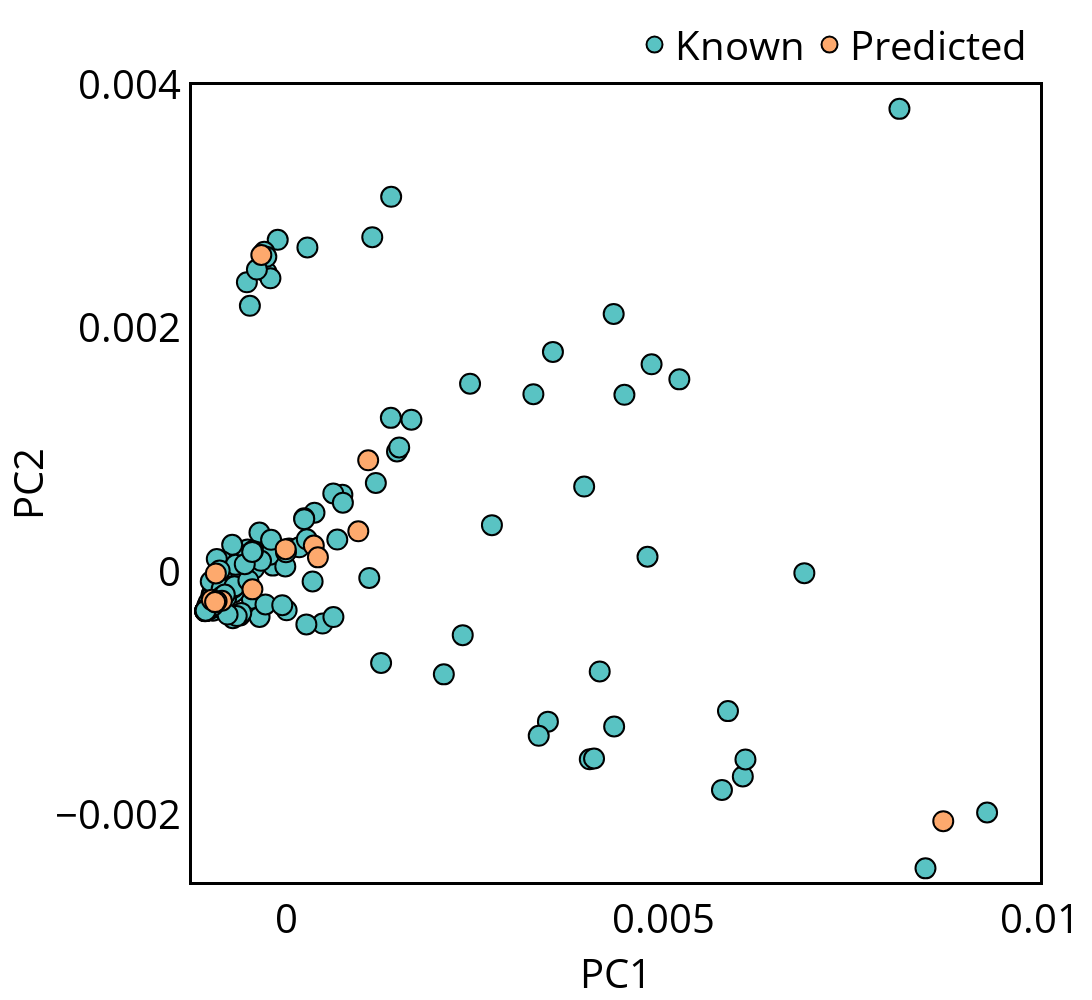

Source (notebook cell):
### Code cell
import plotly.graph_objects as go
fig = go.Figure()
fig.add_trace(go.Scatter(x=X_PCA_df[X_PCA_df['label']=='known'][0], y=X_PCA_df[X_PCA_df['label']=='known'][1], 
                        mode='markers', name='Known', 
                        marker=dict(color='#59C3C3', size=20, line=dict(width=2, color='#000000')), 
                        text = X_PCA_df[X_PCA_df['label']=='known']['protein']))
fig.add_trace(go.Scatter(x=X_PCA_df[X_PCA_df['label']=='candidate'][0], y=X_PCA_df[X_PCA_df['label']=='candidate'][1], 
                        mode='markers', name='Predicted', 
                        marker=dict(color='#FDA96D', size=20, line=dict(width=2, color='#000000')), 
                        text = X_PCA_df[X_PCA_df['label']=='candidate']['protein']))
fig.update_layout(
        yaxis_title_text='PC2',
        xaxis_title_text='PC1',
        height=1000,
        width=1200,
        title_x=0.5,
        legend=dict(font=dict(size=40, color='black'), yanchor="bottom", y=1.01, xanchor="right", x=0.99, orientation='h'),
        xaxis = dict(tickfont = dict(size=40), titlefont=dict(size=40), showline=True, linewidth=3, linecolor='black', mirror=True, color='black', nticks=5, range=[-0.00125,0.01]),
        yaxis = dict(tickfont = dict(size=40), titlefont=dict(size=40), showline=True, linewidth=3, linecolor='black', mirror=True, color='black', nticks=6, range=[-0.00255, 0.004]),
        paper_bgcolor='rgba(255,255,255,1)',
        plot_bgcolor='rgba(255,255,255,1)',
        margin=dict(l=20, r=20, t=25, b=20))
fig.show()

### Figure 1 — Plotly figure (JSON) as saved in the notebook; plotly's stock layout.template omitted (floating-point values rounded to 4 significant figures; data arrays with more than 128 entries replaced by an {"elided": "..."} marker saying what was removed)
{"data": [{"marker": {"color": "#59C3C3", "line": {"color": "#000000", "width": 2}, "size": 20}, "mode": "markers", "name": "Known", "text": {"elided": "228 str values"}, "type": "scatter", "x": {"elided": "228 float values"}, "y": {"elided": "228 float values"}}, {"marker": {"color": "#FDA96D", "line": {"color": "#000000", "width": 2}, "size": 20}, "mode": "markers", "name": "Predicted", "text": ["BMPR1A", "COPS5", "CUL3", "FYN", "HDAC1", "HSP90AB1", "HTT", "MDFI", "MEOX2", "MYC", "NEK4", "SNW1", "TRAF2", "VHL"], "type": "scatter", "x": [0.008717, -0.0009876, -0.0009333, -0.0009351, -0.0008531, 0.0003661, 0.0009565, 0.0004205, -0.0009235, -0.0009435, -0.0004484, -0.0003303, -7.531e-06, 0.001087], "y": [-0.00205, -0.0002312, -1.448e-05, -0.0002521, -0.0002385, 0.0002149, 0.0003321, 0.0001179, -0.0002421, -0.0002493, -0.0001449, 0.002603, 0.0001855, 0.0009156]}], "layout": {"height": 1000, "legend": {"font": {"color": "black", "size": 40}, "orientation": "h", "x": 0.99, "xanchor": "right", "y": 1.01, "yanchor": "bottom"}, "margin": {"b": 20, "l": 20, "r": 20, "t": 25}, "paper_bgcolor": "rgba(255,255,255,1)", "plot_bgcolor": "rgba(255,255,255,1)", "title": {"x": 0.5}, "width": 1200, "xaxis": {"color": "black", "linecolor": "black", "linewidth": 3, "mirror": true, "nticks": 5, "range": [-0.00125, 0.01], "showline": true, "tickfont": {"size": 40}, "title": {"font": {"size": 40}, "text": "PC1"}}, "yaxis": {"color": "black", "linecolor": "black", "linewidth": 3, "mirror": true, "nticks": 6, "range": [-0.00255, 0.004], "showline": true, "tickfont": {"size": 40}, "title": {"font": {"size": 40}, "text": "PC2"}}}}
